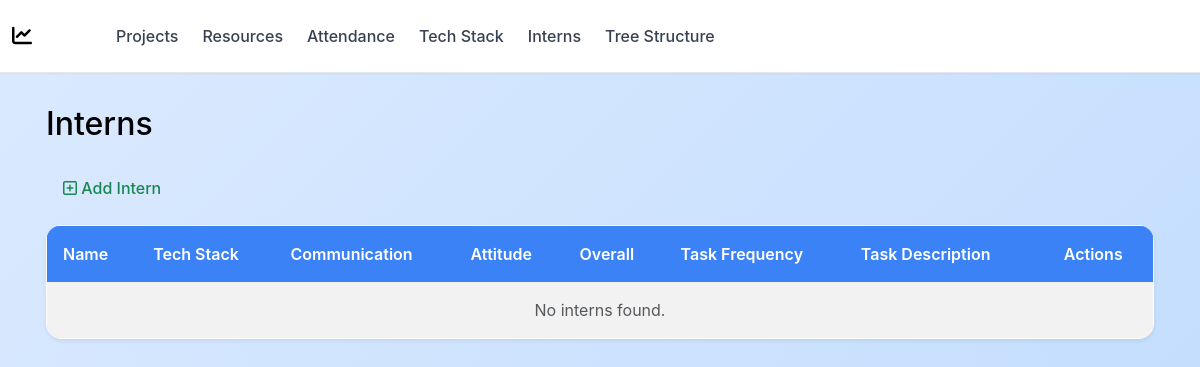
The app's page /interns/, older data.
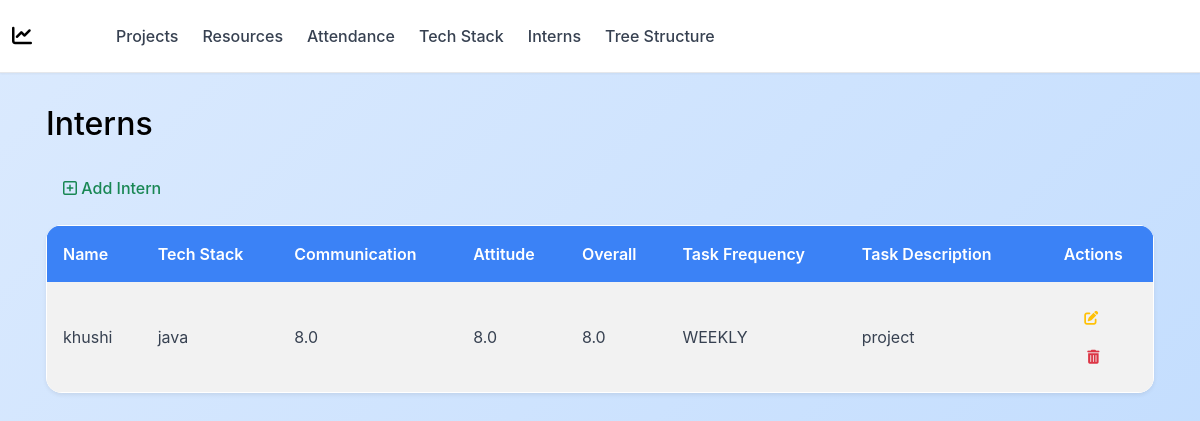
The same page, newer data.
### interns/models.py (models this page shows, shortened)
class Intern(models.Model):
    TASK_FREQUENCY_CHOICES = [
        ('WEEKLY', 'Weekly'),
        ('MONTHLY', 'Monthly'),
    ]
    name = models.CharField(max_length=100)
    tech_stack = models.ManyToManyField(
        Technology,
        help_text="Select multiple technologies the intern is working on."
    )
    communication_rating = models.FloatField(
        validators=[MinValueValidator(0), MaxValueValidator(10)],
        help_text="Rating out of 10"
    )
    attitude_rating = models.FloatField(
        validators=[MinValueValidator(0), MaxValueValidator(10)],
        help_text="Rating out of 10"
    )
    overall_rating = models.FloatField(
        editable=False,
        default=0,
        help_text="Auto-calculated average rating"
    )
    task_provided = models.BooleanField(default=False)
    task_frequency = models.CharField(
        max_length=10,
        choices=TASK_FREQUENCY_CHOICES,
        blank=True,
        null=True
    )
    task_description = models.TextField(
        blank=True,
        null=True,
        help_text="Description of the task assigned to the intern"
    )
    created_at = models.DateTimeField(auto_now_add=True)

class Technology(models.Model):
    name = models.CharField(max_length=50, unique=True)

### interns/views.py (the view)
# urls.py: path('', views.intern_list, name='intern_list'),
def intern_list(request):
    interns = Intern.objects.all()
    return render(request, 'interns/intern_list.html', {'interns': interns})

### interns/templates/interns/intern_list.html
{% extends 'base.html' %}
{% block content %}
<div class="container">
    <h2 class="mb-4">Interns</h2>
    <div class="d-flex align-items-center mb-3 gap-3 flex-wrap">
        <a href="{% url 'interns:intern_add' %}" class="btn btn-outline-success">
            <i class="far fa-plus-square"></i> Add Intern
        </a>
    </div>
    <div class="card shadow-sm border-0">
        <div class="card-body p-0">
            <div class="table-responsive">
                <table class="table table-striped mb-0 align-middle">
                    <thead class="table-dark">
                        <tr>
                            <th>Name</th>
                            <th>Tech Stack</th>
                            <th>Communication</th>
                            <th>Attitude</th>
                            <th>Overall</th>
                            <th>Task Frequency</th>
                            <th>Task Description</th>
                            <th class="text-center" style="width: 120px;">Actions</th>
                        </tr>
                    </thead>
                    <tbody>
                        {% for intern in interns %}
                        <tr>
                            <td>{{ intern.name }}</td>
                            <td>
                                {% for tech in intern.tech_stack.all %}
                                    <span>{{ tech.name }}</span>
                                {% empty %}
                                    <span>None</span>
                                {% endfor %}
                            </td>
                            <td>{{ intern.communication_rating }}</td>
                            <td>{{ intern.attitude_rating }}</td>
                            <td>{{ intern.overall_rating }}</td>
                            <td>
                                {% if intern.task_provided %}
                                    {{ intern.task_frequency }}
                                {% else %}
                                    <span class="text-muted">Not Assigned</span>
                                {% endif %}
                            </td>
                            <td>
                                {% if intern.task_description %}
                                    {{ intern.task_description|linebreaksbr }}
                                {% else %}
                                    <span class="text-muted">No Description</span>
                                {% endif %}
                            </td>
                            <td class="text-center">
                                <a href="{% url 'interns:intern_edit' intern.pk %}"
                                   class="btn btn-sm btn-outline-warning me-1" title="Edit">
                                    <i class="fas fa-edit"></i>
                                </a>
                                <a href="{% url 'interns:intern_delete' intern.pk %}"
                                   class="btn btn-sm btn-outline-danger" title="Delete">
                                    <i class="fas fa-trash-alt"></i>
                                </a>
                            </td>
                        </tr>
                        {% empty %}
                        <tr>
                            <td colspan="8" class="text-center text-muted py-3">No interns found.</td>
                        </tr>
                        {% endfor %}
                    </tbody>
                </table>
            </div>
        </div>
    </div>
</div>
{% endblock %}

Row changes from the older to the newer data that the page shows:
added Intern: name "khushi", communication_rating "8.0", attitude_rating "8.0", overall_rating "8.0", task_frequency "WEEKLY", task_description "project"
added Technology: name "java"
Text that changed along with them:
text no longer shown: "No interns found."
